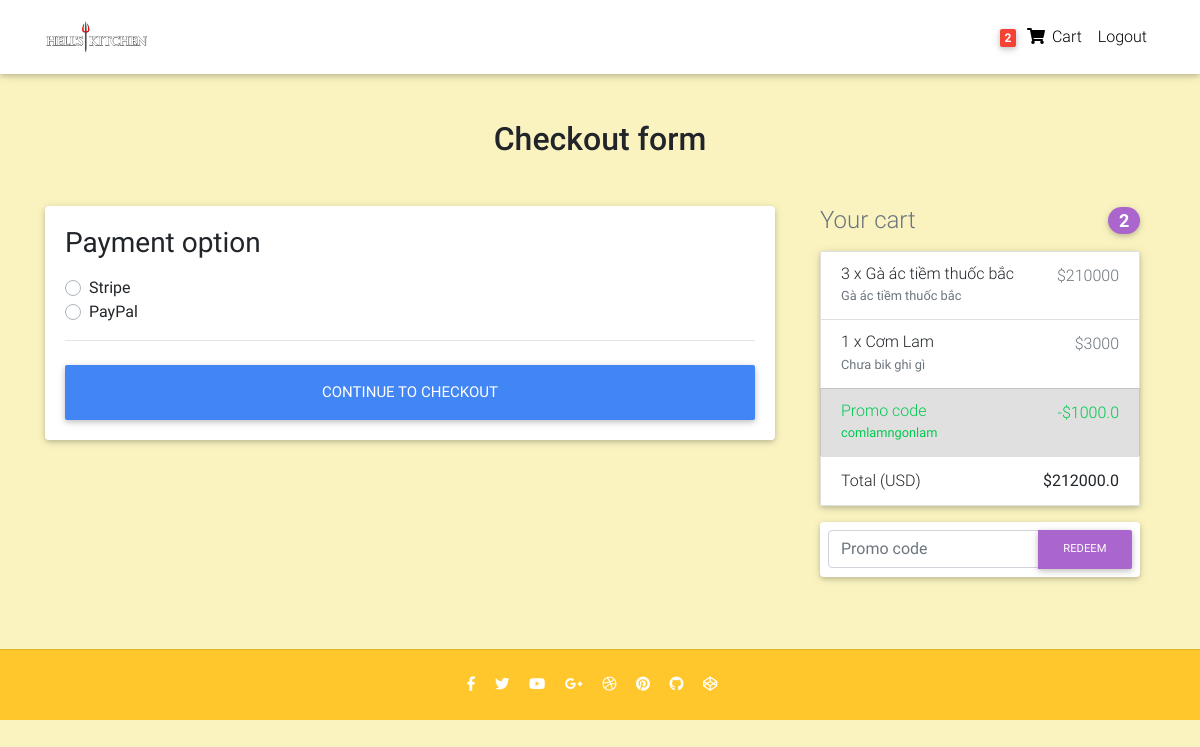
/checkout/ (signed in), run on an earlier commit of the app's database.
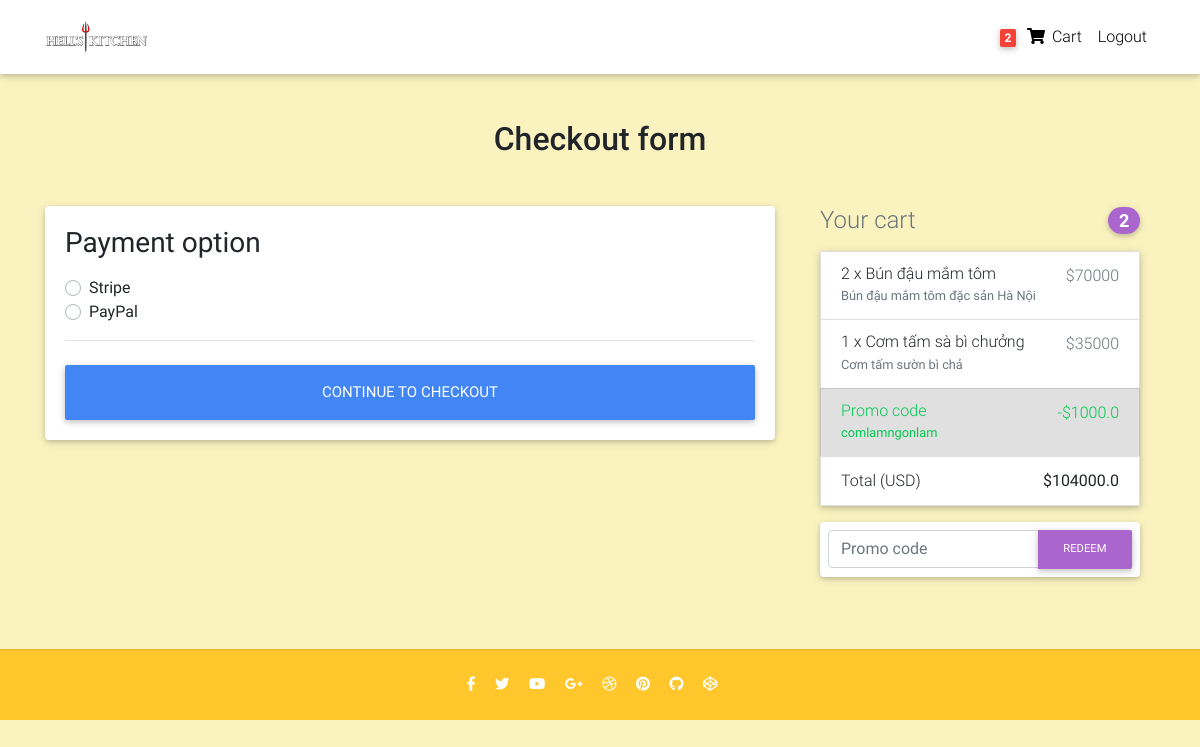
And on a later commit of the database.
### core/models.py (models this page shows, shortened)
class OrderItem(models.Model):
    user = models.ForeignKey(settings.AUTH_USER_MODEL,
                             on_delete=models.CASCADE)
    ordered = models.BooleanField(default=False)
    item = models.ForeignKey(Item, on_delete=models.CASCADE)
    quantity = models.IntegerField(default=1)
    def get_total_item_price(self):
        return self.quantity * self.item.price
    def get_total_discount_item_price(self):
        return self.quantity * self.item.discount_price
    def get_final_price(self):
        if self.item.discount_price:
            return self.get_total_discount_item_price()
        return self.get_total_item_price()

class Item(models.Model):
    title = models.CharField(max_length=100)
    price = models.IntegerField()
    discount_price = models.IntegerField(blank=True, null=True)
    category = models.CharField(choices=CATEGORY_CHOICES, max_length=2)
    label = models.CharField(choices=LABEL_CHOICES, max_length=1)
    slug = models.SlugField()
    description = models.TextField()
    image = models.ImageField()

class Order(models.Model):
    user = models.ForeignKey(settings.AUTH_USER_MODEL,
                             on_delete=models.CASCADE)
    ref_code = models.CharField(max_length=20, blank=True, null=True)
    items = models.ManyToManyField(OrderItem)
    start_date = models.DateTimeField(auto_now_add=True)
    ordered_date = models.DateTimeField()
    ordered = models.BooleanField(default=False)
    shipping_address = models.ForeignKey(
        'Address', related_name='shipping_address', on_delete=models.SET_NULL, blank=True, null=True)
    billing_address = models.ForeignKey(
        'Address', related_name='billing_address', on_delete=models.SET_NULL, blank=True, null=True)
    payment = models.ForeignKey(
        'Payment', on_delete=models.SET_NULL, blank=True, null=True)
    coupon = models.ForeignKey(
        'Coupon', on_delete=models.SET_NULL, blank=True, null=True)
    being_delivered = models.BooleanField(default=False)
    received = models.BooleanField(default=False)
    refund_requested = models.BooleanField(default=False)
    refund_granted = models.BooleanField(default=False)
    '''
    1. Item added to cart
    2. Adding a billing address
    (Failed checkout)
    3. Payment
    (Preprocessing, processing, packaging etc.)
    4. Being delivered
    5. Received
    6. Refunds
    '''
    def get_total(self):
        total = 0
        for order_item in self.items.all():
            total += order_item.get_final_price()
        if self.coupon:
            total -= self.coupon.amount
        return total

class Coupon(models.Model):
    code = models.CharField(max_length=15)
    amount = models.FloatField()

### core/views.py (the view, shortened to what this page needs)
# urls.py: path('checkout/', CheckoutView.as_view(), name='checkout'),
class CheckoutView(View):
    def get(self, *args, **kwargs):
        try:
            order = Order.objects.get(user=self.request.user, ordered=False)
            form = CheckoutForm()
            context = {
                'form': form,
                'couponform': CouponForm(),
                'order': order,
                'DISPLAY_COUPON_FORM': True
            }
            return render(self.request, "checkout.html", context)
        except ObjectDoesNotExist:
            messages.info(self.request, "You do not have an active order")
            return redirect("core:checkout")

### core/forms.py
class CheckoutForm(forms.Form):
    shipping_address = forms.CharField(required=False)
    shipping_address2 = forms.CharField(required=False)
    shipping_country = CountryField(blank_label='(select country)').formfield(
        required=False,
        widget=CountrySelectWidget(attrs={
            'class': 'custom-select d-block w-100',
        }))
    shipping_zip = forms.CharField(required=False)
    billing_address = forms.CharField(required=False)
    billing_address2 = forms.CharField(required=False)
    billing_country = CountryField(blank_label='(select country)').formfield(
        required=False,
        widget=CountrySelectWidget(attrs={
            'class': 'custom-select d-block w-100',
        }))
    billing_zip = forms.CharField(required=False)
    same_billing_address = forms.BooleanField(required=False)
    set_default_shipping = forms.BooleanField(required=False)
    use_default_shipping = forms.BooleanField(required=False)
    set_default_billing = forms.BooleanField(required=False)
    use_default_billing = forms.BooleanField(required=False)
    payment_option = forms.ChoiceField(
        widget=forms.RadioSelect, choices=PAYMENT_CHOICES)

### templates/checkout.html (shortened to what this page needs)
{% extends "base.html" %}
{% load crispy_forms_tags %}
{% block content %}
  <main >
    <div class="container wow fadeIn">
      <h2 class="my-5 h2 text-center">Checkout form</h2>
      <div class="row">
        <div class="col-md-8 mb-4">
          <div class="card">
            <form method="POST" class="card-body">
              <h3>Payment option</h3>
              <div class="d-block my-3">
                {% for value, name in form.fields.payment_option.choices %}
                <div class="custom-control custom-radio">
                  <label class="custom-control-label" for="{{ name }}">{{ name }}</label>
                </div>
                {% endfor %}
              </div>
              <hr class="mb-4">
              <button class="btn btn-primary btn-lg btn-block" type="submit">Continue to checkout</button>
            </form>
          </div>
        </div>
        <div class="col-md-4 mb-4">
          {% include "order_snippet.html" %}
        </div>
      </div>
    </div>
  </main>
{% endblock content %}

### templates/order_snippet.html (shortened to what this page needs)
<div class="col-md-12 mb-4">
    <h4 class="d-flex justify-content-between align-items-center mb-3">
    <span class="text-muted">Your cart</span>
    <span class="badge badge-secondary badge-pill">{{ order.items.count }}</span>
    </h4>
    <ul class="list-group mb-3 z-depth-1">
    {% for order_item in order.items.all %}
    <li class="list-group-item d-flex justify-content-between lh-condensed">
        <div>
        <h6 class="my-0">{{ order_item.quantity }} x {{ order_item.item.title}}</h6>
        <small class="text-muted">{{ order_item.item.description}}</small>
        </div>
        <span class="text-muted">${{ order_item.get_final_price }}</span>
    </li>
    {% endfor %}
    {% if order.coupon %}
    <li class="list-group-item d-flex justify-content-between bg-light">
        <div class="text-success">
        <h6 class="my-0">Promo code</h6>
        <small>{{ order.coupon.code }}</small>
        </div>
        <span class="text-success">-${{ order.coupon.amount }}</span>
    </li>
    {% endif %}
    <li class="list-group-item d-flex justify-content-between">
        <span>Total (USD)</span>
        <strong>${{ order.get_total }}</strong>
    </li>
    </ul>
    {% if DISPLAY_COUPON_FORM %}
    <form class="card p-2" action="{% url 'core:add-coupon' %}" method="POST">
        <div class="input-group">
            {{ couponform.code }}
            <div class="input-group-append">
            <button class="btn btn-secondary btn-md waves-effect m-0" type="submit">Redeem</button>
            </div>
        </div>
    </form>
    {% endif %}
</div>

What changed in the data, as far as the page shows it:
no longer on this page (row edited): OrderItem: quantity "3", item "Gà ác tiềm thuốc bắc", item.description "Gà ác tiềm thuốc bắc", get_final_price "210000"
removed OrderItem: quantity "1", item "Cơm Lam", item.description "Chưa bik ghi gì", get_final_price "3000"
computed for Order "comlamngonlam": get_total "212000.0" → "104000.0"
added OrderItem: quantity "2", item "Bún đậu mắm tôm", item.description "Bún đậu mắm tôm đặc sản Hà Nội", get_final_price "70000"
added OrderItem: quantity "1", item "Cơm tấm sà bì chưởng", item.description "Cơm tấm sườn bì chả", get_final_price "35000"
